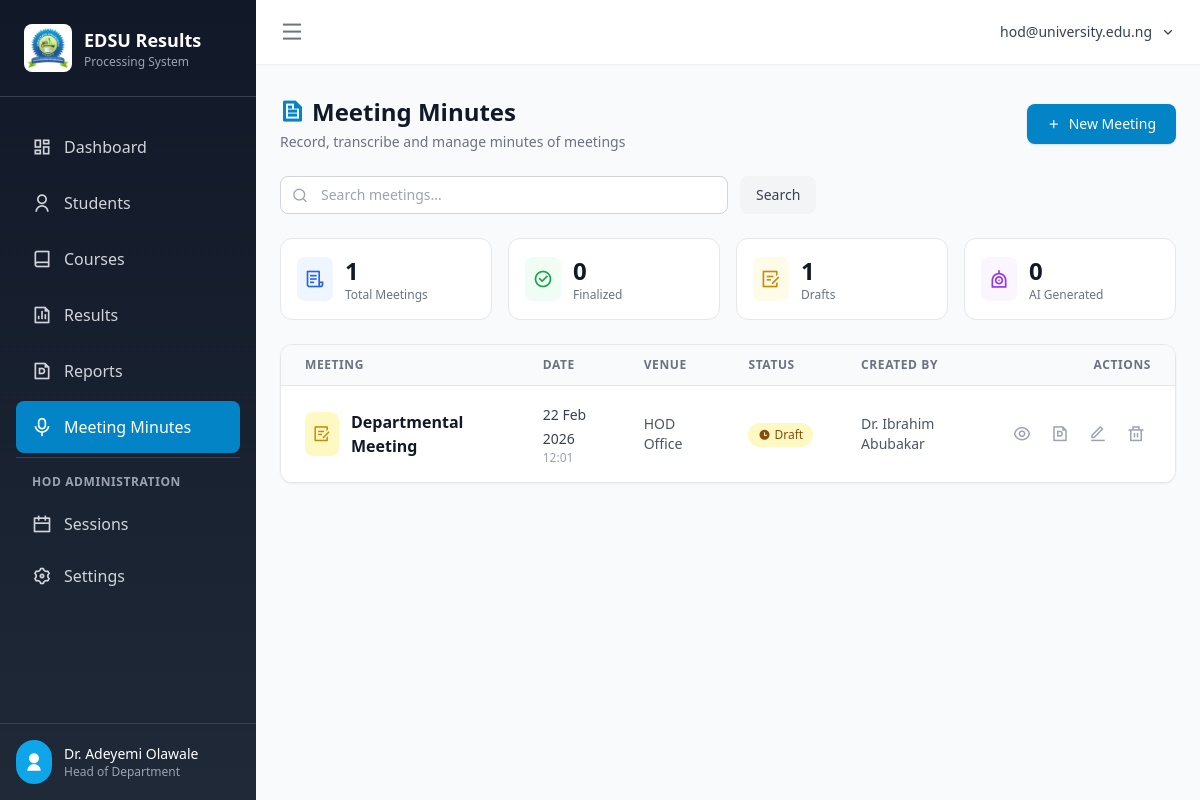
The app's page /minutes/ (signed in), older data.
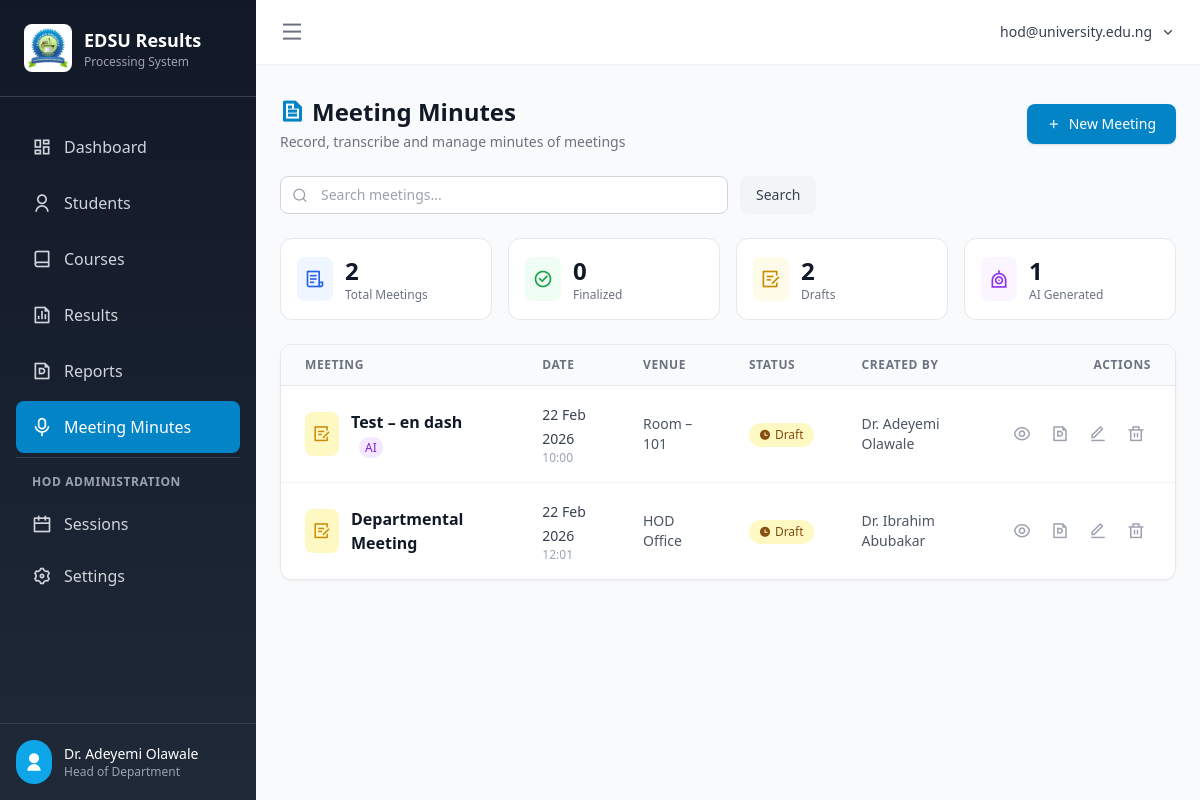
The same page, newer data.
### app/models.py (models this page shows, shortened)
class MeetingMinutes(db.Model):
    __tablename__ = 'meeting_minutes'
    id = db.Column(db.Integer, primary_key=True)
    title = db.Column(db.String(256), nullable=False)
    meeting_date = db.Column(db.Date, nullable=False)
    meeting_time = db.Column(db.String(10))           # HH:MM
    venue = db.Column(db.String(256))
    chairperson = db.Column(db.String(128))
    attendees = db.Column(db.Text)                    # Comma-separated or JSON names
    agenda = db.Column(db.Text)                       # Agenda items (JSON list or plain text)
    raw_transcript = db.Column(db.Text)               # Raw voice transcript
    ai_minutes = db.Column(db.Text)                   # AI-generated formatted minutes (Markdown)
    action_items = db.Column(db.Text)                 # Extracted action items (JSON)
    status = db.Column(db.String(20), default='draft')  # draft, finalized
    created_by_id = db.Column(db.Integer, db.ForeignKey('users.id'), nullable=False)
    created_at = db.Column(db.DateTime, default=datetime.utcnow)
    updated_at = db.Column(db.DateTime, default=datetime.utcnow, onupdate=datetime.utcnow)
    created_by = db.relationship('User', foreign_keys=[created_by_id], backref='meeting_minutes')

class User(UserMixin, db.Model):
    __tablename__ = 'users'
    id = db.Column(db.Integer, primary_key=True)
    username = db.Column(db.String(120), unique=True, nullable=False, index=True)  # University email
    email = db.Column(db.String(120), unique=True, nullable=False, index=True)
    password_hash = db.Column(db.String(256), nullable=False)
    full_name = db.Column(db.String(128), nullable=False)
    role = db.Column(db.String(20), default='lecturer')  # admin, hod, level_adviser, lecturer
    program = db.Column(db.String(64))  # Assigned program
    level = db.Column(db.Integer)  # Assigned level (100, 200, 300, 400)
    is_active = db.Column(db.Boolean, default=True)
    is_locked = db.Column(db.Boolean, default=False)  # Locked by HoD/Admin after 3 failed attempts
    failed_login_attempts = db.Column(db.Integer, default=0)
    locked_until = db.Column(db.DateTime)
    must_change_password = db.Column(db.Boolean, default=True)  # Force password change on first login
    last_login = db.Column(db.DateTime)
    last_login_ip = db.Column(db.String(45))  # IP address of last login
    last_login_device = db.Column(db.String(256))  # User agent of last login
    created_by = db.Column(db.Integer, db.ForeignKey('users.id'))  # HoD/Admin who created this account
    created_at = db.Column(db.DateTime, default=datetime.utcnow)
    updated_at = db.Column(db.DateTime, default=datetime.utcnow, onupdate=datetime.utcnow)

### app/routes/minutes.py (the view)
@minutes_bp.route('/')
@login_required
def index():
    q = request.args.get('q', '').strip()
    query = MeetingMinutes.query
    if current_user.role not in ('admin', 'hod'):
        query = query.filter_by(created_by_id=current_user.id)
    if q:
        query = query.filter(MeetingMinutes.title.ilike(f'%{q}%'))
    minutes = query.order_by(MeetingMinutes.meeting_date.desc(),
                             MeetingMinutes.created_at.desc()).all()
    return render_template('minutes/index.html', minutes=minutes, q=q)

### app/models.py (called while the page is built)
@login_manager.user_loader
def load_user(user_id):
    return User.query.get(int(user_id))

### app/templates/minutes/index.html (shortened to what the changed rows need)
{% extends "base.html" %}
{% block content %}
<div class="space-y-6">
  <div class="flex flex-col sm:flex-row sm:items-center sm:justify-between gap-4">
    <div>
      <h1 class="text-2xl font-bold text-gray-900 flex items-center gap-2">
        <i class="ri-file-text-line text-primary-600"></i> Meeting Minutes
      </h1>
    </div>
  </div>
  <div class="grid grid-cols-2 sm:grid-cols-4 gap-4">
    {% set total = minutes|length %}
    {% set finalized = minutes|selectattr('status','equalto','finalized')|list|length %}
    {% set drafts = total - finalized %}
    {% set with_ai = minutes|selectattr('ai_minutes')|list|length %}
    <div class="bg-white rounded-xl border border-gray-200 p-4 flex items-center gap-3">
      <div><p class="text-2xl font-bold text-gray-900">{{ total }}</p><p class="text-xs text-gray-500">Total Meetings</p></div>
    </div>
    <div class="bg-white rounded-xl border border-gray-200 p-4 flex items-center gap-3">
      <div><p class="text-2xl font-bold text-gray-900">{{ drafts }}</p><p class="text-xs text-gray-500">Drafts</p></div>
    </div>
    <div class="bg-white rounded-xl border border-gray-200 p-4 flex items-center gap-3">
      <div><p class="text-2xl font-bold text-gray-900">{{ with_ai }}</p><p class="text-xs text-gray-500">AI Generated</p></div>
    </div>
  </div>
  {% if minutes %}
  <div class="bg-white rounded-xl border border-gray-200 shadow-sm overflow-hidden">
    <table class="min-w-full divide-y divide-gray-200">
      <thead class="bg-gray-50">
        <tr>
          <th class="px-6 py-3 text-left text-xs font-semibold text-gray-500 uppercase tracking-wider">Meeting</th>
          <th class="px-6 py-3 text-left text-xs font-semibold text-gray-500 uppercase tracking-wider hidden md:table-cell">Date</th>
          <th class="px-6 py-3 text-left text-xs font-semibold text-gray-500 uppercase tracking-wider hidden lg:table-cell">Venue</th>
          <th class="px-6 py-3 text-left text-xs font-semibold text-gray-500 uppercase tracking-wider">Status</th>
          <th class="px-6 py-3 text-left text-xs font-semibold text-gray-500 uppercase tracking-wider hidden md:table-cell">Created by</th>
          <th class="px-6 py-3 text-right text-xs font-semibold text-gray-500 uppercase tracking-wider">Actions</th>
        </tr>
      </thead>
      <tbody class="bg-white divide-y divide-gray-100">
        {% for m in minutes %}
        <tr class="hover:bg-gray-50 transition-colors">
          <td class="px-6 py-4">
            <div class="flex items-center gap-3">
              <div class="p-2 {{ 'bg-green-100' if m.status == 'finalized' else 'bg-yellow-100' }} rounded-lg flex-shrink-0">
                <i class="ri-{{ 'checkbox-circle-line text-green-600' if m.status == 'finalized' else 'draft-line text-yellow-600' }} text-lg"></i>
              </div>
              <div>
                <a href="{{ url_for('minutes.view', meeting_id=m.id) }}"
                   class="font-semibold text-gray-900 hover:text-primary-600 transition-colors">
                  {{ m.title }}
                </a>
                {% if m.ai_minutes %}
                <span class="ml-2 text-xs bg-purple-100 text-purple-700 px-1.5 py-0.5 rounded-full">AI</span>
                {% endif %}
              </div>
            </div>
          </td>
          <td class="px-6 py-4 hidden md:table-cell">
            <span class="text-sm text-gray-700">{{ m.meeting_date.strftime('%d %b %Y') if m.meeting_date else '—' }}</span>
            {% if m.meeting_time %}
            <p class="text-xs text-gray-400">{{ m.meeting_time }}</p>
            {% endif %}
          </td>
          <td class="px-6 py-4 hidden lg:table-cell text-sm text-gray-600">{{ m.venue or '—' }}</td>
          <td class="px-6 py-4">
            <span class="inline-flex items-center gap-1 px-2.5 py-1 rounded-full text-xs font-medium
              {{ 'bg-green-100 text-green-800' if m.status == 'finalized' else 'bg-yellow-100 text-yellow-800' }}">
              <i class="ri-{{ 'checkbox-circle-fill' if m.status == 'finalized' else 'time-fill' }} text-xs"></i>
              {{ m.status.capitalize() }}
            </span>
          </td>
          <td class="px-6 py-4 hidden md:table-cell text-sm text-gray-600">
            {{ m.created_by.full_name if m.created_by else '—' }}
          </td>
          <td class="px-6 py-4 text-right">
            <div class="flex items-center justify-end gap-2">
              <a href="{{ url_for('minutes.view', meeting_id=m.id) }}"
                 title="View" class="p-1.5 text-gray-400 hover:text-primary-600 hover:bg-primary-50 rounded-lg transition-colors">
                <i class="ri-eye-line text-lg"></i>
              </a>
              <a href="{{ url_for('minutes.export_pdf', meeting_id=m.id) }}"
                 title="Download PDF" class="p-1.5 text-gray-400 hover:text-red-600 hover:bg-red-50 rounded-lg transition-colors">
                <i class="ri-file-pdf-line text-lg"></i>
              </a>
              <a href="{{ url_for('minutes.edit', meeting_id=m.id) }}"
                 title="Edit" class="p-1.5 text-gray-400 hover:text-blue-600 hover:bg-blue-50 rounded-lg transition-colors">
                <i class="ri-edit-line text-lg"></i>
              </a>
              <form method="POST" action="{{ url_for('minutes.delete', meeting_id=m.id) }}"
                    onsubmit="return confirm('Delete this meeting record?')" class="inline">
                <button type="submit" title="Delete"
                        class="p-1.5 text-gray-400 hover:text-red-600 hover:bg-red-50 rounded-lg transition-colors">
                  <i class="ri-delete-bin-line text-lg"></i>
                </button>
              </form>
            </div>
          </td>
        </tr>
        {% endfor %}
      </tbody>
    </table>
  </div>
  {% endif %}
</div>
{% endblock %}

Row changes from the older to the newer data that the page shows:
added MeetingMinutes: title "Test – en dash", shows "AI", meeting_date "22 Feb 2026", meeting_time "10:00", venue "Room – 101", status "Draft", created_by "Dr. Adeyemi Olawale"
Text that changed along with them:
{{ total }}: "1" → "2"
{{ drafts }}: "1" → "2"
{{ with_ai }}: "0" → "1"
